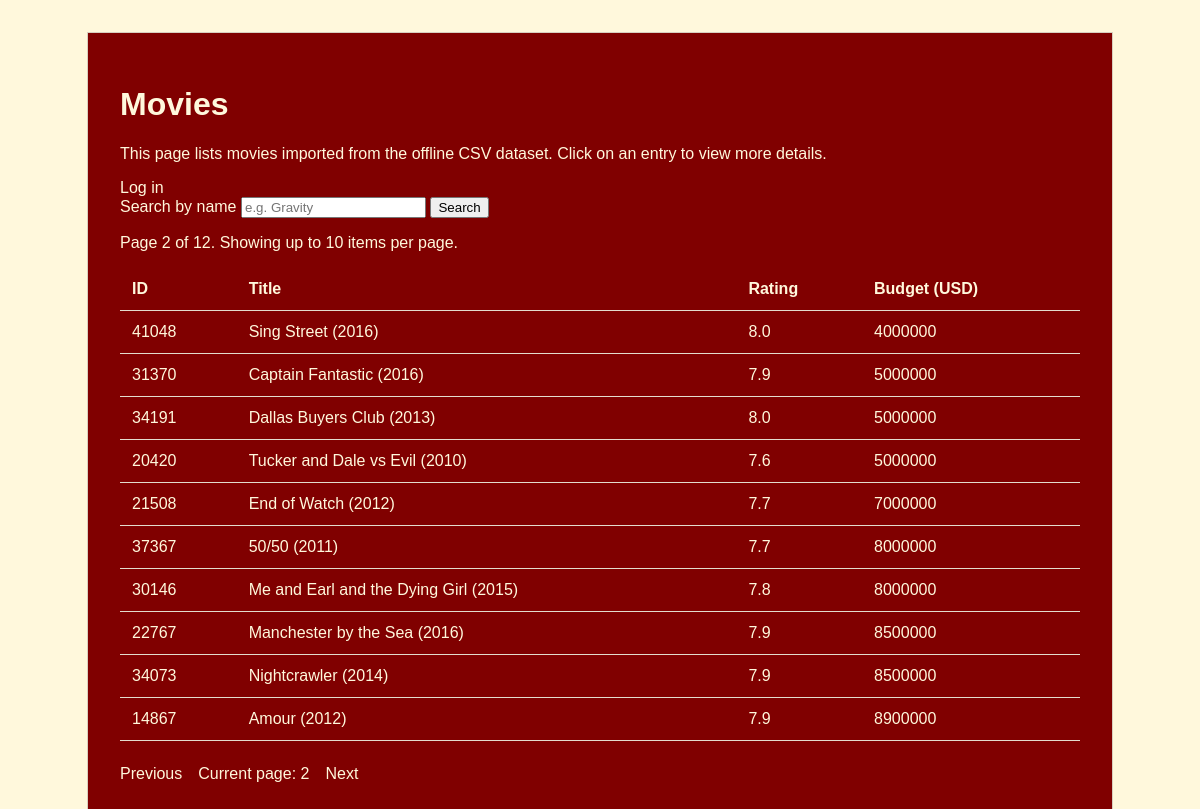
Screenshot of /?page=2 with the database file from the repository.
### catalog/models.py (models this page shows, shortened)
class Item(models.Model):
    source_code = models.CharField(max_length=50, unique=True)
    title = models.CharField(max_length=200)
    category = models.ForeignKey(
        Category, on_delete=models.CASCADE, related_name="items"
    )
    rating = models.FloatField(null=True, blank=True)
    metacritic = models.IntegerField(null=True, blank=True)
    budget = models.BigIntegerField(null=True, blank=True)
    runtime = models.CharField(null=True, blank=True)
    class Meta:
        ordering = ["title"]

### catalog/views.py (the view)
# urls.py: path("", views.item_list, name="item_list"),
def item_list(request):
    search_query = request.GET.get("search", "").strip()
    items = Item.objects.select_related("category").all().order_by("budget")
    if search_query:
        items = items.filter(title__icontains=search_query)
    paginator = Paginator(items, 10)
    page_number = request.GET.get("page")
    page_obj = paginator.get_page(page_number)
    context = {
        "items": page_obj.object_list,
        "page_obj": page_obj,
        "search_query": search_query,
    }
    return render(request, "catalog/item_list.html", context)

### catalog/templates/catalog/item_list.html (shortened to what this page needs)
<!DOCTYPE html>
<html lang="en">
<head>
</head>
<body>
  <main>
    <h1>Movies</h1>
    <p>This page lists movies imported from the offline CSV dataset. Click on an entry to view more details.</p>
    <div>
        {% if request.user.is_authenticated %}
          <p>Signed in as <strong>{{ request.user.username }}</strong></p>
          <form method="post" action="{% url 'logout' %}">
            {% csrf_token %}
            <button type="submit">Log out</button>
          </form>
        {% else %}
          <a href="{% url 'login' %}">Log in</a>
        {% endif %}
      </div>
    <form method="get">
      <label for="search">Search by name</label>
      <input id="search" name="search" value="{{ search_query|default:'' }}" placeholder="e.g. Gravity">
      <button type="submit">Search</button>
    </form>
    <p class="meta">
      Page {{ page_obj.number }} of {{ page_obj.paginator.num_pages }}.
      Showing up to 10 items per page.
    </p>
    <table>
      <thead>
        <tr>
          <th>ID</th>
          <th>Title</th>
          <th>Rating</th>
          <th>Budget (USD)</th>
        </tr>
      </thead>
      <tbody>
        {% for item in items %}
          <tr>
            <td>{{ item.source_code }}</td>
            <td><a href="{% url 'item_detail' item.id %}">{{ item.title }}</a></td>
            <td>{{ item.rating|default:"-" }}</td>
            <td>{{ item.budget|default:"-" }}</td>
          </tr>
        {% empty %}
          <tr>
            <td colspan="5">No movies have been imported yet.</td>
          </tr>
        {% endfor %}
      </tbody>
    </table>
    <div class="pagination">
      {% if page_obj.has_previous %}
        <a href="?page={{ page_obj.previous_page_number }}{% if search_query %}&search={{ search_query }}{% endif %}">Previous</a>
      {% endif %}
      <span>Current page: {{ page_obj.number }}</span>
      {% if page_obj.has_next %}
        <a href="?page={{ page_obj.next_page_number }}{% if search_query %}&search={{ search_query }}{% endif %}">Next</a>
      {% endif %}
    </div>
  </main>
</body>
</html>

### catalog/templates/catalog/item_list.html (style rules this page uses)
body { font-family: arial; margin: 2rem; background: cornsilk; color: cornsilk; }
main { max-width: 60rem; margin: 0 auto; background: #800000; padding: 2rem; border: 1px solid #d8cfbf; }
table { width: 100%; border-collapse: collapse; }
th, td { border-bottom: 1px solid #e4dccd; padding: 0.75rem; text-align: left; }
a { color: cornsilk; text-decoration: none; }
.meta { margin: 1rem 0; color: cornsilk; }
.pagination { margin-top: 1.5rem; display: flex; gap: 1rem; align-items: center; }

### rows the page displays
Item: source_code "41048", title "Sing Street (2016)", rating "8.0", budget "4000000"
Item: source_code "31370", title "Captain Fantastic (2016)", rating "7.9", budget "5000000"
Item: source_code "34191", title "Dallas Buyers Club (2013)", rating "8.0", budget "5000000"
Item: source_code "20420", title "Tucker and Dale vs Evil (2010)", rating "7.6", budget "5000000"
Item: source_code "21508", title "End of Watch (2012)", rating "7.7", budget "7000000"
Item: source_code "37367", title "50/50 (2011)", rating "7.7", budget "8000000"
Item: source_code "30146", title "Me and Earl and the Dying Girl (2015)", rating "7.8", budget "8000000"
Item: source_code "22767", title "Manchester by the Sea (2016)", rating "7.9", budget "8500000"
Item: source_code "34073", title "Nightcrawler (2014)", rating "7.9", budget "8500000"
Item: source_code "14867", title "Amour (2012)", rating "7.9", budget "8900000"

### other values shown
{{ page_obj.number }} "2"
{{ page_obj.paginator.num_pages }} "12"
